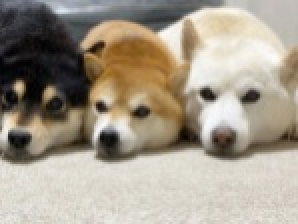
%> input picture Photos/pic1.jpg, 149 x 112 px (shown 2 times larger)
$ octave untitled.m   (GNU Octave 9; MATLAB toolbox functions it lacks are replaced by stand-ins)
%> lines starting %> are read from the running program, lines starting %| are printed output that depends on the picture
### Wrappers/fImageSource.m
% Kai Yan, MSc, 2021, Imperial College.
% 23/12/2021

%%%%%%%%%%%%%%%%%%%%%%%%%%%%%%%%%%%%%%%%%%%%%%%%%%%%%%%%%%%%%%%%%%%%%%%%
% Reads an image file with AxB pixels and produces a column vector of bits
% of length Q=AxBx3x8 where 3 represents the R, G and B matrices used to
% represent the image and 8 represents an 8 bit integer. If P>Q then
% the vector is padded at the bottom with zeros.
%%%%%%%%%%%%%%%%%%%%%%%%%%%%%%%%%%%%%%%%%%%%%%%%%%%%%%%%%%%%%%%%%%%%%%%%
% Inputs
% filename (String) = The file name of the image
% P (Integer) = Number of bits to produce at the output - Should be greater
% than or equal to Q=AxBx3x8
%%%%%%%%%%%%%%%%%%%%%%%%%%%%%%%%%%%%%%%%%%%%%%%%%%%%%%%%%%%%%%%%%%%%%%%%
% Outputs
% bitsOut (Px1 Integers) = P bits (1's and 0's) representing the image
% x (Integer) = Number of pixels in image in x dimension
% y (Integer) = Number of pixels in image in y dimension
%%%%%%%%%%%%%%%%%%%%%%%%%%%%%%%%%%%%%%%%%%%%%%%%%%%%%%%%%%%%%%%%%%%%%%%%

function [bitsOut,x,y]=fImageSource(filename,P)

images = imread(filename);
[x,y,~] = size(images);
Q = x*y*3*8;
bitsOut = zeros(P,1);
if P>=Q
    images = dec2bin(images(:))';
    bitsOut(1:Q) = double(images(:))-48;
else
    error('P should be greater than or equal to Q=AxBx3x8');
end

end

### Wrappers/fMSeqGen.m
% Kai Yan, CSP MSc, 2021, Imperial College.
% 23/12/2021

%%%%%%%%%%%%%%%%%%%%%%%%%%%%%%%%%%%%%%%%%%%%%%%%%%%%%%%%%%%%%%%%%%%%%%%%
% Takes polynomial weights and produces an M-Sequence
%%%%%%%%%%%%%%%%%%%%%%%%%%%%%%%%%%%%%%%%%%%%%%%%%%%%%%%%%%%%%%%%%%%%%%%%
% Inputs
% coeffs (Px1 Integers) = Polynomial coefficients. For example, if the
% polynomial is D^5+D^3+D^1+1 then the coeffs vector will be [1;0;1;0;1;1]
%%%%%%%%%%%%%%%%%%%%%%%%%%%%%%%%%%%%%%%%%%%%%%%%%%%%%%%%%%%%%%%%%%%%%%%%
% Outputs
% MSeq (Wx1 Integers) = W bits of 1's and 0's
%%%%%%%%%%%%%%%%%%%%%%%%%%%%%%%%%%%%%%%%%%%%%%%%%%%%%%%%%%%%%%%%%%%%%%%%

function [MSeq]=fMSeqGen(coeffs)

%% Initialization
m = size(coeffs,1) - 1;     % number of shift register
Nc = 2.^m - 1;              % maximum period of the shift register
registers = ones(1,m);      % Initial condition of the register
seq = zeros(1,Nc);

%% main
for i = 1:Nc
    feedback = mod(sum(registers * coeffs(2:end)),2);
    registers(2:end) = registers(1:end-1);
    registers(1) = feedback;
    seq(i) = registers(end);
end
MSeq = seq';


end

### Wrappers/fDSQPSKModulator.m
% Kai Yan, CSP MSc, 2021, Imperial College.
% 23/12/2021

%%%%%%%%%%%%%%%%%%%%%%%%%%%%%%%%%%%%%%%%%%%%%%%%%%%%%%%%%%%%%%%%%%%%%%%%
% Perform DS-QPSK Modulation on a vector of bits using a gold sequence
% with channel symbols set by a phase phi
%%%%%%%%%%%%%%%%%%%%%%%%%%%%%%%%%%%%%%%%%%%%%%%%%%%%%%%%%%%%%%%%%%%%%%%%
% Inputs
% bitsIn (Px1 Integers) = P bits of 1's and 0's to be modulated
% goldseq (Wx1 Integers) = W bits of 1's and 0's representing the gold
% sequence to be used in the modulation process
% phi (Integer) = Angle index in degrees of the QPSK constellation points
%%%%%%%%%%%%%%%%%%%%%%%%%%%%%%%%%%%%%%%%%%%%%%%%%%%%%%%%%%%%%%%%%%%%%%%%
% Outputs
% symbolsOut (Rx1 Complex) = R channel symbol chips after DS-QPSK Modulation
%%%%%%%%%%%%%%%%%%%%%%%%%%%%%%%%%%%%%%%%%%%%%%%%%%%%%%%%%%%%%%%%%%%%%%%%

function [symbolsOut]=fDSQPSKModulator(bitsIn,goldseq,phi)
%% QPSK Modulation
symbols = [];
Nc = length(bitsIn)/2;  %Length of the transmitted symbols
for m = 1:Nc
    bits = [num2str(bitsIn(2*m-1)),num2str(bitsIn(2*m))];
    switch bits
        case '00'
            symbols(m) = sqrt(2)*(cos(phi)+1i*sin(phi));
        case '01'
            symbols(m) = sqrt(2)*(cos(phi+pi/2)+1i*sin(phi+pi/2));
        case '11'
            symbols(m) = sqrt(2)*(cos(phi+pi)+1i*sin(phi+pi));
        case '10'
            symbols(m) = sqrt(2)*(cos(phi+3*pi/2)+1i*sin(phi+3*pi/2));
    end
end
%% DSSS
goldseq = 1-2*goldseq;          % Transfer Gold Sequence from 0/1 to 1/-1
symbolsOut = goldseq * symbols;
symbolsOut = symbolsOut(:);

### Wrappers/fGoldSeq.m
% Kai Yan, MSc, 2021, Imperial College.
% 23/12/2021

%%%%%%%%%%%%%%%%%%%%%%%%%%%%%%%%%%%%%%%%%%%%%%%%%%%%%%%%%%%%%%%%%%%%%%%%
% Takes two M-Sequences of the same length and produces a gold sequence by
% adding a delay and performing modulo 2 addition
%%%%%%%%%%%%%%%%%%%%%%%%%%%%%%%%%%%%%%%%%%%%%%%%%%%%%%%%%%%%%%%%%%%%%%%%
% Inputs
% mseq1 (Wx1 Integer) = First M-Sequence
% mseq2 (Wx1 Integer) = Second M-Sequence
% shift (Integer) = Number of chips to shift second M-Sequence to the right
%%%%%%%%%%%%%%%%%%%%%%%%%%%%%%%%%%%%%%%%%%%%%%%%%%%%%%%%%%%%%%%%%%%%%%%%
% Outputs
% GoldSeq (Wx1 Integer) = W bits of 1's and 0's
%%%%%%%%%%%%%%%%%%%%%%%%%%%%%%%%%%%%%%%%%%%%%%%%%%%%%%%%%%%%%%%%%%%%%%%%

function [GoldSeq]=fGoldSeq(mseq1,mseq2,shift)
    mseq2 = circshift(mseq2,shift);
    GoldSeq = xor(mseq1,mseq2);
end

### untitled.m
% Kai Yan, MSc, 2021, Imperial College.
% 23/12/2021

clc
clear all
close all
%% Initialization
disp('Initializaiton...');
addpath('Photos')
addpath('Wrappers')
%Load Images and obtain the bits will be transmitted.
Image1 = imread('pic1.jpg');
%> Image1 is the input picture: size 112x149x3 uint8; mean R, G, B 164.1, 154.8, 139.6
Image2 = imread('pic2.jpg');
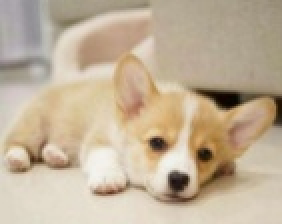
%> input picture Photos/pic2.jpg, 141 x 112 px (shown 2 times larger)
%> Image2 is the input picture: size 112x141x3 uint8; mean R, G, B 193.7, 176.7, 152.8
Image3 = imread('pic3.jpg');
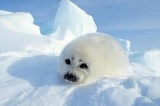
%> input picture Photos/pic3.jpg, 160 x 106 px
%> Image3 is the input picture: size 106x160x3 uint8; mean R, G, B 174.4, 195, 213.1
[x1,y1,~] = size(Image1);
%> x1 = 112; y1 = 149
[x2,y2,~] = size(Image2);
%> x2 = 112; y2 = 141
[x3,y3,~] = size(Image3);
%> x3 = 106; y3 = 160
Q1 = x1*y1*3*8;
%> Q1 = 400512
Q2 = x2*y2*3*8;
%> Q2 = 379008
Q3 = x3*y3*3*8;
%> Q3 = 407040
P = max([Q1,Q2,Q3]);
%> P = 407040

bitsImg1 = fImageSource('pic1.jpg',P);
%> in fImageSource, `images = dec2bin(images(:))';`: images = 8 items
bitsImg2 = fImageSource('pic2.jpg',P);
bitsImg3 = fImageSource('pic3.jpg',P);

%% DSSS-QPSK Modulation
disp('DSSS-QPSK Modulation...');
X = 25; %alphabetical order of the 1st letter(Y) of my surname
Y = 11; %alphabetical order of the 1st letter(K) of my formal firstname.
phi = (X+2*Y) * pi/180;
coeff1 = [1 0 0 1 1]';
coeff2 = [1 1 0 0 1]';
mSeq1 = fMSeqGen(coeff1);
mSeq2 = fMSeqGen(coeff2);
m = size(coeff1,1) - 1;
Nc = 2^m - 1;
% Find all the Gold Sequence
b = [];
for i = 1:Nc
    b = [b fGoldSeq(mSeq1,mSeq2,i)];
end
b = [b mSeq1 mSeq2];
b_trans = 1-2.*b;
% Find Balanced Gold Sequence which satisfies the condition
balancedGoldSeq = [];
for i = 1:Nc+2
    if sum(b_trans(:,i)) == -1 && i>= 1+mod(X+Y,12)
        balancedGoldSeq = [balancedGoldSeq b_trans(:,i)];
        d = i;
        break
    end
end
goldSeq1 = b(:,d);
goldSeq2 = b(:,d+1);
goldSeq3 = b(:,d+2);
% Obtain the symbols
symbolsImg1 = fDSQPSKModulator(bitsImg1,goldSeq1,phi);
%> (the run ends here)
